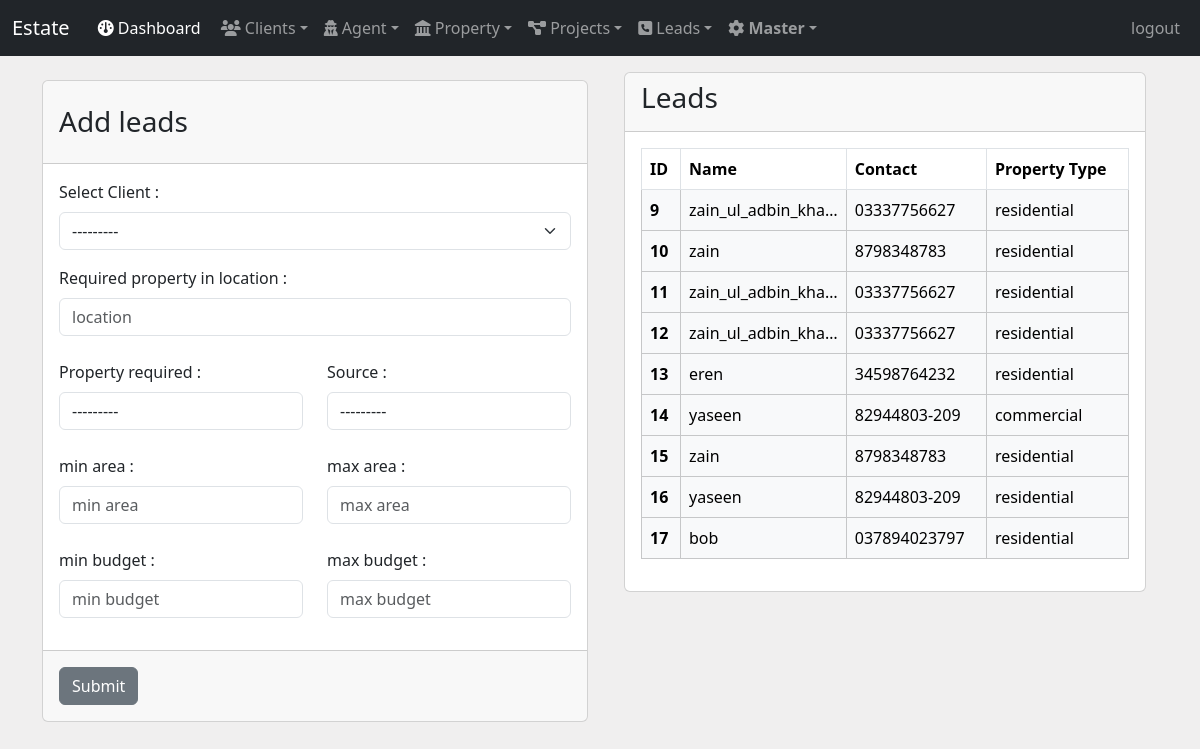
The app's page /add_leads (signed in) with its own data.
### main/models.py (models this page shows, shortened)
class Leads(models.Model):
  client = models.ForeignKey("Client", on_delete=models.CASCADE)
  date = models.DateTimeField(auto_now=False, auto_now_add=False, null=True, blank=True)
  location = models.CharField( max_length=100)
  min_area = models.IntegerField(blank=True, null=True)
  max_area = models.IntegerField(blank=True, null=True)
  min_budget = models.IntegerField(blank=True, null=True)
  max_budget = models.IntegerField(blank=True, null=True)
  property_Types = models.ForeignKey("propertyTypes", on_delete=models.CASCADE)
  remarks = models.ForeignKey('Comments', on_delete=models.CASCADE, related_name='leads', null=True, blank=True)
  Source = models.ForeignKey("Source", on_delete=models.CASCADE, null=True, blank=True)
  Status_type = {
        "attempted": "Attempted",
        "unattempted": "Unattempted",
    }
  status = models.CharField(choices=Status_type.items(), max_length=50, default='unattempted')
  followUpDate = models.DateTimeField(auto_now=False, auto_now_add=False, null=True, blank=True)
  owner = models.ForeignKey(settings.AUTH_USER_MODEL, on_delete=models.CASCADE)

class Client(models.Model):
  client_name = models.CharField( max_length=150)
  client_contact = models.CharField(max_length=20)
  client_mail = models.EmailField(max_length=250,)
  client_DOB = models.DateField(auto_now=False, auto_now_add=False)
  client_address = models.CharField(max_length=500)
  client_city = models.CharField( max_length=100)
  client_state = models.CharField(max_length=50, blank=True, null=True)
  client_pin = models.IntegerField()
  OCCUPATION_CHOICES = [
        ('self_employed', 'Self Employed'),
        ('govt_employee', 'Government Employee'),
        ('private_employee', 'Private Employee'),
        ('others', 'Others'),
    ]
  occupation = models.CharField(max_length=20, choices=OCCUPATION_CHOICES)
  owner = models.IntegerField(blank=False, default=1)
  def __str__(self):
      return self.client_name

class propertyTypes(models.Model):
    name = models.CharField(max_length=100, unique=True)
    owner = models.IntegerField(default=1)
    def __str__(self):
        return self.name

### main/views.py (the view)
# urls.py: path('add_leads', views.add_leads, name='add_leads' ),
def add_leads(request):
    leads = Leads.objects.filter(owner=request.user.id)
    if request.method == 'POST':
        form = LeadsForm(request.POST, user=request.user)
        if form.is_valid():
            lead = form.save(commit=False)
            lead.owner = request.user
            if not lead.date:
                lead.date = timezone.now()
            lead.save()
            messages.success(request, 'leads was added')
            return redirect('fresh_leads')
    else :
        form = LeadsForm(user=request.user)
    return render(request, 'add_leads.html', { 'form' : form , 'leads' : leads })

### main/models.py (called while the page is built)
    def __str__(self):
      return self.name

### main/templates/add_leads.html (shortened to what this page needs)
{% extends "base.html" %}
{% block content %}
<div class='container'>
    <div class="row">
        <div class="col-md-6">
            <div class="card my-4">
                <div class="card-header">
                    <h3 class='my-3'>Add leads</h3>
                </div>
                <div class="card-body">
                    <form method='POST'>
                        <div class="mb-3">
                            <label class="form-label">Select Client :</label>
                            {{ form.client }}
                        </div>
                        <div class="mb-3">
                            <label class="form-label">Required property in location :</label>
                            {{ form.location }}
                        </div>
                        <div class="row">
                            <div class="col-md-6">
                                {% if form.property_Types.field.queryset %}
                                <div class="mb-3 my-2">
                                    <label class="form-label">Property required :</label>
                                    {{ form.property_Types }}
                                </div>
                                {% else %}
                                <div class='my-3'>
                                    <a href="{% url "property_types" %}">Add property type</a>
                                </div>
                                {% endif %}
                            </div>
                            <div class="col-md-6">
                                {% if form.Source.field.queryset %}
                                <div class="mb-3 my-2 ">
                                    <label class="form-label">Source :</label>
                                    {{ form.Source }}
                                </div>
                                {% else %}
                                <div class='my-3'>
                                    <a href="{% url "add_Source" %}">Add Source</a>
                                </div>
                                {% endif %}
                            </div>
                        </div>
                        <div class="row">
                            <div class="col-md-6">
                                <div class="mb-3 my-2">
                                    <label class="form-label">min area :</label>
                                    {{ form.min_area }}
                                </div>
                            </div>
                            <div class="col-md-6">
                                <div class="mb-3 my-2 ">
                                    <label class="form-label">max area :</label>
                                    {{ form.max_area }}
                                </div>
                            </div>
                        </div>
                        <div class="row">
                            <div class="col-md-6">
                                <div class="mb-3 my-2">
                                    <label class="form-label">min budget :</label>
                                    {{ form.min_budget }}
                                </div>
                            </div>
                            <div class="col-md-6">
                                <div class="mb-3 my-2 ">
                                    <label class="form-label">max budget :</label>
                                    {{ form.max_budget }}
                                </div>
                            </div>
                        </div>
                </div>
                    <div class="card-footer text-body-secondary">
                        <input class='btn btn-secondary my-2' type='submit'>
                    </div>
            </div>
        </div>
        <div class="col-md-6">
            <div class='container my-3'>
                <div class="card">
                    <div class="card-header">
                        <h3>Leads</h3>
                    </div>
                    <div class="card-body">
                        <table class="table table-bordered table-hover">
                            <thead>
                                <tr>
                                    <th scope="col">ID</th>
                                    <th scope="col">Name</th>
                                    <th scope="col">Contact</th>
                                    <th scope="col">Property Type</th>
                                </tr>
                            </thead>
                            <tbody>
                                {% for lead in leads %}
                                <tr class="table-light">
                                    <th scope="row">{{ lead.id }}</th>
                                    <td class="text-truncate" style="max-width: 150px;">{{ lead.client }}</td>
                                    <td class="text-truncate" style="max-width: 150px;">{{ lead.client.client_contact }}</td>
                                    <td class="text-truncate" style="max-width: 150px;">{{ lead.property_Types }}</td>
                                </tr>
                                {% endfor %}
                            </tbody>
                        </table>
                    </div>
                </div>
            </div>
        </div>
    </div>
</div>
{% endblock content %}

### main/templates/base.html (style rules this page uses)
body { background-color: rgb(240, 239, 239); }

### records on screen
Leads: id "9", client "zain_ul_adbin_kha…", client.client_contact "03337756627", property_Types "residential"
Leads: id "10", client "zain", client.client_contact "8798348783", property_Types "residential"
Leads: id "11", client "zain_ul_adbin_kha…", client.client_contact "03337756627", property_Types "residential"
Leads: id "12", client "zain_ul_adbin_kha…", client.client_contact "03337756627", property_Types "residential"
Leads: id "13", client "eren", client.client_contact "34598764232", property_Types "residential"
Leads: id "14", client "yaseen", client.client_contact "82944803-209", property_Types "commercial"
Leads: id "15", client "zain", client.client_contact "8798348783", property_Types "residential"
Leads: id "16", client "yaseen", client.client_contact "82944803-209", property_Types "residential"
Leads: id "17", client "bob", client.client_contact "037894023797", property_Types "residential"
